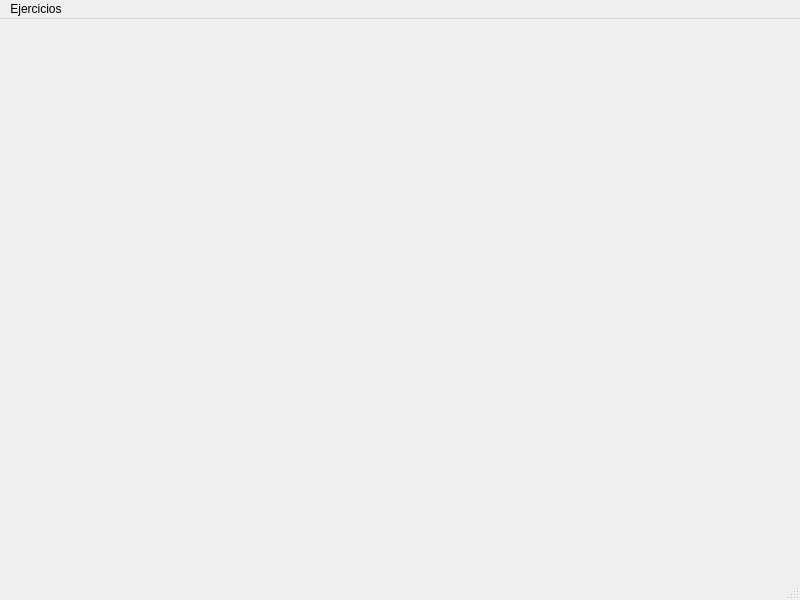
<?xml version="1.0" encoding="UTF-8"?>
<ui version="4.0">
 <class>MainWindow</class>
 <widget class="QMainWindow" name="MainWindow">
  <property name="geometry">
   <rect>
    <x>0</x>
    <y>0</y>
    <width>800</width>
    <height>600</height>
   </rect>
  </property>
  <property name="windowTitle">
   <string>MainWindow</string>
  </property>
  <widget class="QWidget" name="centralwidget"/>
  <widget class="QMenuBar" name="menubar">
   <property name="geometry">
    <rect>
     <x>0</x>
     <y>0</y>
     <width>800</width>
     <height>24</height>
    </rect>
   </property>
   <widget class="QMenu" name="menuEjercicios">
    <property name="title">
     <string>Ejercicios</string>
    </property>
    <addaction name="btn_psp1"/>
    <addaction name="btn_psp2"/>
    <addaction name="separator"/>
    <addaction name="btn_salir"/>
   </widget>
   <addaction name="menuEjercicios"/>
  </widget>
  <widget class="QStatusBar" name="statusbar"/>
  <action name="btn_psp1">
   <property name="text">
    <string>PSP1</string>
   </property>
  </action>
  <action name="btn_psp2">
   <property name="text">
    <string>PSP2</string>
   </property>
  </action>
  <action name="btn_salir">
   <property name="text">
    <string>Salir</string>
   </property>
  </action>
 </widget>
 <resources/>
 <connections/>
</ui>
